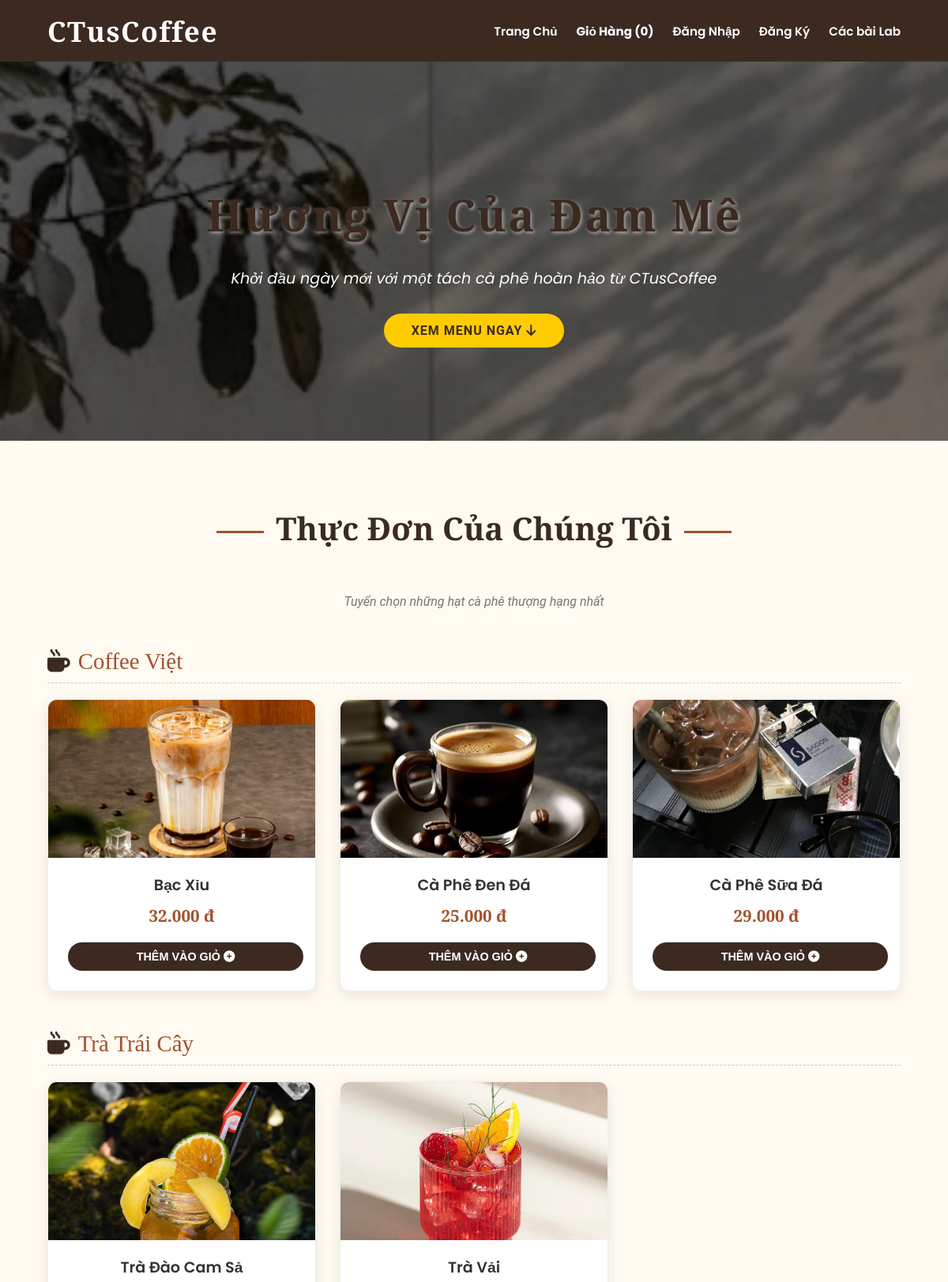
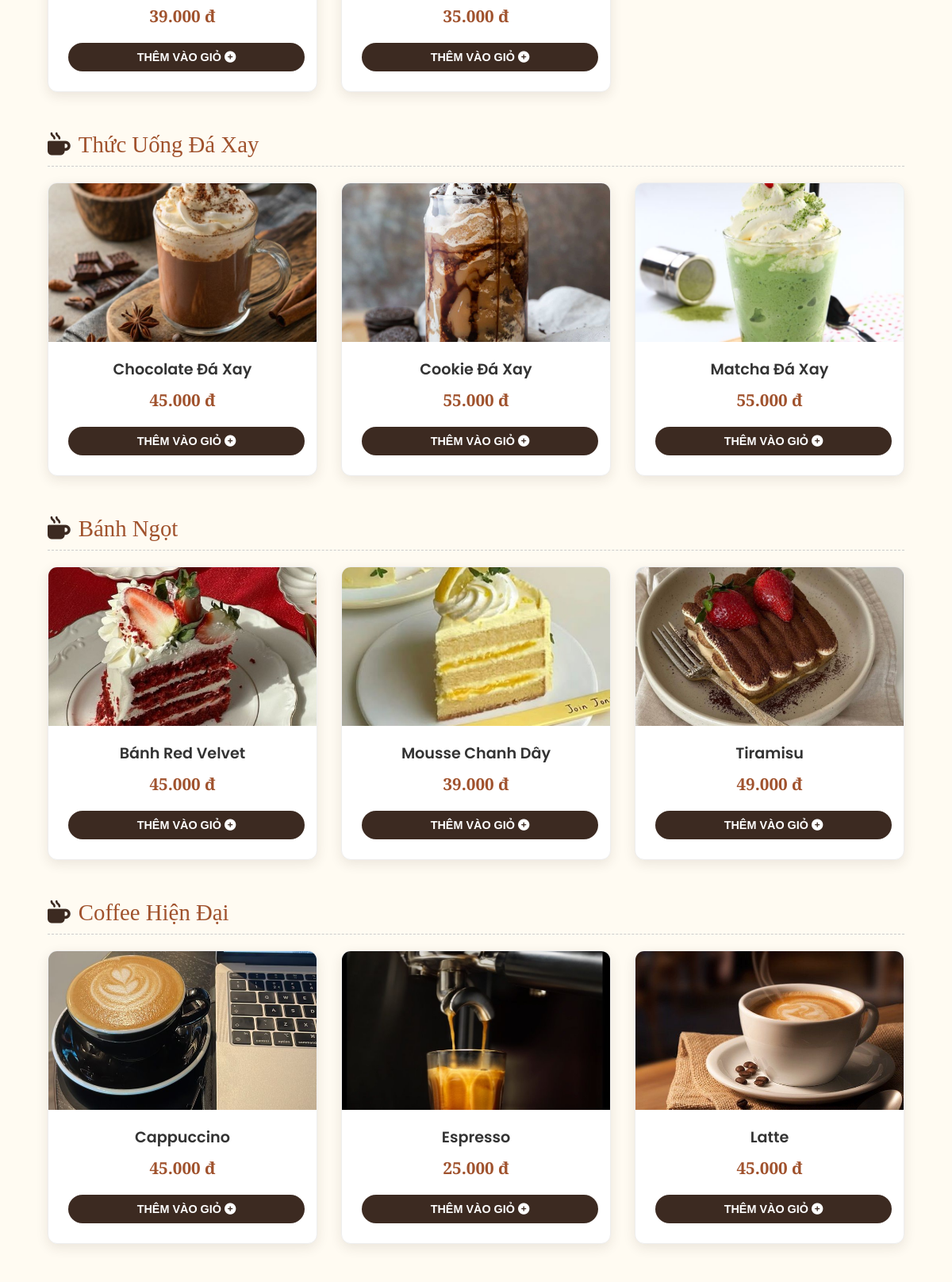
/src/index.php (upper part), run on the app's committed database (2 pictures, top to bottom).
### tables this page shows
CREATE TABLE IF NOT EXISTS `categories` (
  `id` int NOT NULL AUTO_INCREMENT,
  `name` varchar(100) NOT NULL,
  PRIMARY KEY (`id`),
  UNIQUE KEY `name` (`name`)
);

CREATE TABLE IF NOT EXISTS `products` (
  `id` int NOT NULL AUTO_INCREMENT,
  `category_id` int NOT NULL,
  `name` varchar(255) NOT NULL,
  `price` decimal(10,0) NOT NULL,
  `description` text,
  `image` varchar(255) DEFAULT NULL,
  `created_at` timestamp NULL DEFAULT CURRENT_TIMESTAMP,
  PRIMARY KEY (`id`),
  KEY `category_id` (`category_id`)
);

### src/index.php (the view, shortened to what this page needs)
<?php
include 'includes/header.php';
$categories_sql = "SELECT id, name FROM categories ORDER BY id";
$categories_result = $conn->query($categories_sql);
$products_sql = "SELECT p.id, p.name, p.price, p.image, c.name AS category_name
                 FROM products p JOIN categories c ON p.category_id = c.id
                 ORDER BY c.id, p.name";
$products_result = $conn->query($products_sql);
$products_by_category = [];
if ($products_result && $products_result->num_rows > 0) {
    while ($product = $products_result->fetch_assoc()) {
        $products_by_category[$product['category_name']][] = $product;
    }
}
?>
<div class="main-header">
    <h1>Hương Vị Của Đam Mê</h1>
    <p>Khởi đầu ngày mới với một tách cà phê hoàn hảo từ CTusCoffee</p>
    <a href="#menu-section" class="btn-shop">XEM MENU NGAY <i class="fas fa-arrow-down"></i></a>
</div>
<div class="container" id="menu-section">
    <div style="text-align: center; margin-bottom: 50px;">
        <h2 class="section-title">Thực Đơn Của Chúng Tôi</h2>
        <p style="color: #777; font-style: italic;">Tuyển chọn những hạt cà phê thượng hạng nhất</p>
    </div>
    <?php
    if ($categories_result && $categories_result->num_rows > 0) {
        while ($category = $categories_result->fetch_assoc()) {
            $cat_name = htmlspecialchars($category['name']);
            if (isset($products_by_category[$cat_name])) {
                echo "<div class='category-title'><i class='fas fa-mug-hot'></i> {$cat_name}</div>";
                echo "<div class='product-grid'>";
                foreach ($products_by_category[$cat_name] as $product) {
                    ?>
                    <div class="product-card">
                        <div class="product-image-box">
                            <img src="assets/images/<?php echo htmlspecialchars($product['image'] ?? 'default.jpg'); ?>"
                                 alt="<?php echo htmlspecialchars($product['name']); ?>"
                                 onerror="this.src='https://via.placeholder.com/300x200?text=CTusCoffee'"> </div>
                        <div class="product-info">
                            <h3><?php echo htmlspecialchars($product['name']); ?></h3>
                            <div class="price"><?php echo number_format($product['price'], 0, ',', '.'); ?> đ</div>
                            <form action="cart.php" method="POST">
                                <button type="submit" class="btn-add-cart">
                                    Thêm vào giỏ <i class="fas fa-plus-circle"></i>
                                </button>
                            </form>
                        </div>
                    </div>
                    <?php
                }
                echo "</div>";
            }
        }
    } else {
        echo "<p style='text-align:center;'>Chưa có sản phẩm nào.</p>";
    }
    ?>
</div>
<?php include 'includes/footer.php'; ?>

### src/assets/css/style.css (style rules this page uses)
body { font-family: 'Roboto', sans-serif; margin: 0; background-color: #f4f4f4; color: #333; }
h1, h2, h3 { font-family: 'Playfair Display', serif; color: #3C2A21; }
.container { width: 90%; max-width: 1200px; margin: 40px auto; }
body { background-color: #fffbf2; }
.main-header { background: linear-gradient(rgba(0, 0, 0, 0.5), rgba(0, 0, 0, 0.5)), url('../images/header-bg.jpg'); background-size: cover; background-position: center; background-attachment: fixed; height: 60vh; display: flex; flex-direction: column; justify-content: center; align-items: center; text-align: center; color: white; margin-bottom: 50px; box-shadow: 0 5px 15px rgba(255, 255, 255, 0.3); }
.main-header h1 { font-size: 3.5em; font-family: 'Playfair Display', serif; margin-bottom: 10px; text-shadow: 2px 2px 4px rgba(255, 255, 255, 0.5); letter-spacing: 2px; }
.main-header p { font-size: 1.2em; font-style: italic; margin-bottom: 30px; font-family: 'Poppins', sans-serif; }
.btn-shop { padding: 12px 35px; background-color: #FFCC00; color: #3C2A21; font-weight: bold; border-radius: 30px; text-decoration: none; transition: all 0.3s; text-transform: uppercase; letter-spacing: 1px; }
.section-title { text-align: center; font-family: 'Playfair Display', serif; color: #3C2A21; font-size: 2.5em; margin-bottom: 40px; position: relative; display: inline-block; width: 100%; }
.section-title::before, .section-title::after { content: ''; display: inline-block; width: 60px; height: 3px; background-color: #A0522D; vertical-align: middle; margin: 0 15px; }
.category-title { font-family: 'Playfair Display', serif; color: #A0522D; font-size: 1.8em; margin: 40px 0 20px; display: flex; align-items: center; padding-bottom: 10px; border-bottom: 1px dashed #ccc; }
.category-title i { margin-right: 10px; color: #3C2A21; }
.product-grid { display: grid; grid-template-columns: repeat(auto-fill, minmax(260px, 1fr)); gap: 30px; margin-bottom: 50px; }
.product-card { background-color: white; border-radius: 12px; overflow: hidden; box-shadow: 0 5px 15px rgba(60, 42, 33, 0.1); transition: transform 0.3s, box-shadow 0.3s; border: 1px solid #eee; position: relative; display: flex; flex-direction: column; }
.product-image-box { height: 200px; overflow: hidden; position: relative; }
.product-card img { width: 100%; height: 100%; object-fit: cover; transition: transform 0.5s; }
.product-info { padding: 20px; text-align: center; flex-grow: 1; display: flex; flex-direction: column; justify-content: space-between; }
.product-card h3 { font-size: 1.2em; color: #333; margin: 0 0 10px; font-family: 'Poppins', sans-serif; font-weight: 600; }
.product-card .price { font-size: 1.3em; color: #A0522D; font-weight: bold; font-family: 'Playfair Display', serif; margin-bottom: 15px; }
.btn-detail, .btn-add-cart { display: inline-block; padding: 8px 15px; margin: 5px; border: none; border-radius: 4px; cursor: pointer; font-size: 0.9em; text-decoration: none; transition: opacity 0.3s; }
.btn-add-cart { background-color: #3C2A21; color: white; border: none; padding: 10px 20px; border-radius: 25px; cursor: pointer; font-weight: bold; transition: background 0.3s; width: 100%; text-transform: uppercase; font-size: 0.9em; }

### data on the page
categories: name "Coffee Việt"
products: image (picture), name "Bạc Xỉu", price "32.000"
products: image (picture), name "Cà Phê Đen Đá", price "25.000"
products: image (picture), name "Cà Phê Sữa Đá", price "29.000"
categories: name "Trà Trái Cây"
products: image (picture), name "Trà Đào Cam Sả", price "39.000"
products: image (picture), name "Trà Vải", price "35.000"
categories: name "Thức Uống Đá Xay"
products: image (picture), name "Chocolate Đá Xay", price "45.000"
products: image (picture), name "Cookie Đá Xay", price "55.000"
products: image (picture), name "Matcha Đá Xay", price "55.000"
categories: name "Bánh Ngọt"
products: image (picture), name "Bánh Red Velvet", price "45.000"
products: image (picture), name "Mousse Chanh Dây", price "39.000"
products: image (picture), name "Tiramisu", price "49.000"
categories: name "Coffee Hiện Đại"
products: image (picture), name "Cappuccino", price "45.000"
products: image (picture), name "Espresso", price "25.000"
products: image (picture), name "Latte", price "45.000"

### other printed values
$cart_count "0"
